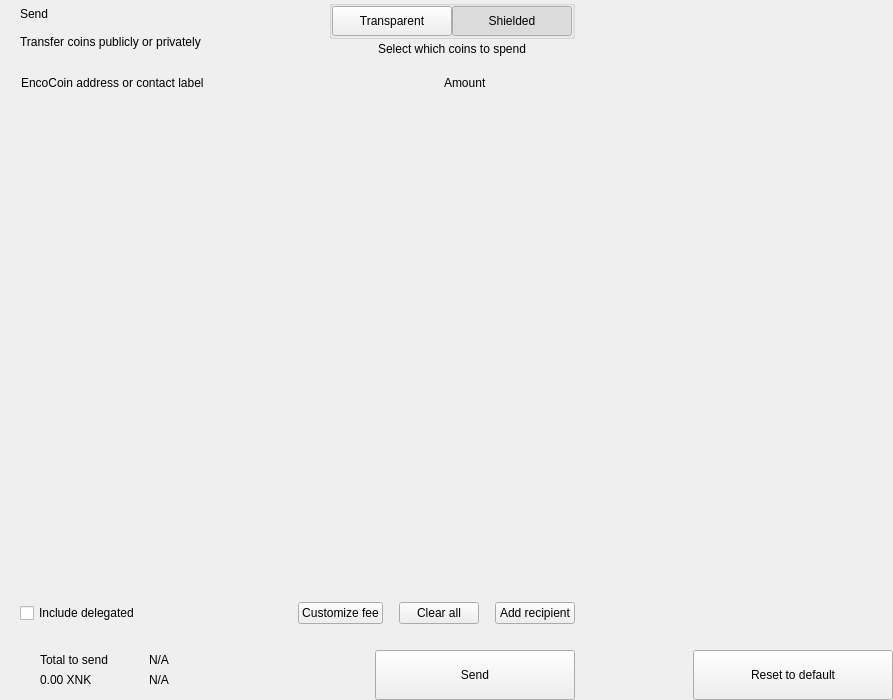
<?xml version="1.0" encoding="UTF-8"?>
<ui version="4.0">
 <class>send</class>
 <widget class="QWidget" name="send">
  <property name="geometry">
   <rect>
    <x>0</x>
    <y>0</y>
    <width>893</width>
    <height>700</height>
   </rect>
  </property>
  <property name="windowTitle">
   <string>Form</string>
  </property>
  <layout class="QHBoxLayout" name="horizontalLayout_2" stretch="2,1">
   <property name="spacing">
    <number>0</number>
   </property>
   <property name="leftMargin">
    <number>0</number>
   </property>
   <property name="topMargin">
    <number>0</number>
   </property>
   <property name="rightMargin">
    <number>0</number>
   </property>
   <property name="bottomMargin">
    <number>0</number>
   </property>
   <item>
    <widget class="QWidget" name="left" native="true">
     <layout class="QVBoxLayout" name="verticalLayout_3">
      <property name="spacing">
       <number>0</number>
      </property>
      <property name="leftMargin">
       <number>0</number>
      </property>
      <property name="topMargin">
       <number>0</number>
      </property>
      <property name="rightMargin">
       <number>0</number>
      </property>
      <property name="bottomMargin">
       <number>0</number>
      </property>
      <item>
       <layout class="QVBoxLayout" name="verticalLayout_22" stretch="0,0,0,1,0,0,0,0">
        <property name="spacing">
         <number>0</number>
        </property>
        <item>
         <layout class="QHBoxLayout" name="horizontalLayout_3">
          <property name="spacing">
           <number>0</number>
          </property>
          <property name="leftMargin">
           <number>20</number>
          </property>
          <property name="rightMargin">
           <number>20</number>
          </property>
          <item>
           <layout class="QVBoxLayout" name="verticalLayout">
            <property name="spacing">
             <number>0</number>
            </property>
            <item>
             <widget class="QLabel" name="labelTitle">
              <property name="text">
               <string>Send</string>
              </property>
              <property name="alignment">
               <set>Qt::AlignLeading|Qt::AlignLeft|Qt::AlignVCenter</set>
              </property>
             </widget>
            </item>
            <item>
             <widget class="QLabel" name="labelSubtitle1">
              <property name="text">
               <string>Transfer coins publicly or privately</string>
			  </property>
             </widget>
            </item>
           </layout>
          </item>
          <item>
           <spacer name="horizontalSpacer">
            <property name="orientation">
             <enum>Qt::Horizontal</enum>
            </property>
            <property name="sizeHint" stdset="0">
             <size>
              <width>40</width>
              <height>20</height>
             </size>
            </property>
           </spacer>
          </item>
          <item>
           <layout class="QVBoxLayout" name="verticalLayout_6">
            <property name="spacing">
             <number>3</number>
            </property>
            <item alignment="Qt::AlignHCenter">
             <widget class="QGroupBox" name="groupBox">
              <property name="styleSheet">
               <string notr="true">#groupBox{
padding-top:2px;
}</string>
              </property>
              <property name="title">
               <string/>
              </property>
              <property name="alignment">
               <set>Qt::AlignCenter</set>
              </property>
              <layout class="QHBoxLayout" name="horizontalLayout_4">
               <property name="spacing">
                <number>0</number>
               </property>
               <property name="leftMargin">
                <number>0</number>
               </property>
               <property name="topMargin">
                <number>0</number>
               </property>
               <property name="rightMargin">
                <number>0</number>
               </property>
               <property name="bottomMargin">
                <number>0</number>
               </property>
               <item>
                <widget class="QPushButton" name="pushLeft">
                 <property name="minimumSize">
                  <size>
                   <width>120</width>
                   <height>30</height>
                  </size>
                 </property>
                 <property name="maximumSize">
                  <size>
                   <width>120</width>
                   <height>30</height>
                  </size>
                 </property>
                 <property name="focusPolicy">
                  <enum>Qt::NoFocus</enum>
                 </property>
                 <property name="text">
                  <string>Transparent</string>
                 </property>
                 <property name="checkable">
                  <bool>true</bool>
                 </property>
                 <property name="autoExclusive">
                  <bool>true</bool>
                 </property>
                </widget>
               </item>
               <item>
                <widget class="QPushButton" name="pushRight">
                 <property name="minimumSize">
                  <size>
                   <width>120</width>
                   <height>30</height>
                  </size>
                 </property>
                 <property name="maximumSize">
                  <size>
                   <width>120</width>
                   <height>30</height>
                  </size>
                 </property>
                 <property name="focusPolicy">
                  <enum>Qt::NoFocus</enum>
                 </property>
                 <property name="text">
                  <string>Shielded</string>
                 </property>
                 <property name="checkable">
                  <bool>true</bool>
                 </property>
                 <property name="checked">
                  <bool>true</bool>
                 </property>
                 <property name="autoExclusive">
                  <bool>true</bool>
                 </property>
                </widget>
               </item>
              </layout>
             </widget>
            </item>
            <item alignment="Qt::AlignHCenter|Qt::AlignTop">
             <widget class="QLabel" name="labelSubtitle2">
              <property name="styleSheet">
               <string notr="true"/>
              </property>
              <property name="text">
               <string>Select which coins to spend</string>
              </property>
              <property name="alignment">
               <set>Qt::AlignCenter</set>
              </property>
              <property name="indent">
               <number>0</number>
              </property>
             </widget>
            </item>
           </layout>
          </item>
         </layout>
        </item>
        <item>
         <spacer name="verticalSpacer_2">
          <property name="orientation">
           <enum>Qt::Vertical</enum>
          </property>
          <property name="sizeType">
           <enum>QSizePolicy::Fixed</enum>
          </property>
          <property name="sizeHint" stdset="0">
           <size>
            <width>20</width>
            <height>20</height>
           </size>
          </property>
         </spacer>
        </item>
        <item>
         <layout class="QHBoxLayout" name="horizontalLayout" stretch="6,0,2">
          <property name="spacing">
           <number>0</number>
          </property>
          <property name="leftMargin">
           <number>10</number>
          </property>
          <property name="topMargin">
           <number>0</number>
          </property>
          <property name="rightMargin">
           <number>20</number>
          </property>
          <property name="bottomMargin">
           <number>0</number>
          </property>
          <item>
           <widget class="QLabel" name="labelSubtitleAddress">
            <property name="styleSheet">
             <string notr="true">margin-left:8px;</string>
            </property>
            <property name="text">
             <string>EncoCoin address or contact label</string>
            </property>
           </widget>
          </item>
          <item>
           <spacer name="horizontalSpacer_3">
            <property name="orientation">
             <enum>Qt::Horizontal</enum>
            </property>
            <property name="sizeType">
             <enum>QSizePolicy::Fixed</enum>
            </property>
            <property name="sizeHint" stdset="0">
             <size>
              <width>40</width>
              <height>1</height>
             </size>
            </property>
           </spacer>
          </item>
          <item>
           <widget class="QLabel" name="labelSubtitleAmount">
            <property name="text">
             <string>Amount</string>
            </property>
           </widget>
          </item>
         </layout>
        </item>
        <item>
         <widget class="QScrollArea" name="scrollArea">
          <property name="minimumSize">
           <size>
            <width>0</width>
            <height>350</height>
           </size>
          </property>
          <property name="styleSheet">
           <string notr="true">#scrollArea {
            background:transparent;
            margin-top:10px;
}</string>
          </property>
          <property name="horizontalScrollBarPolicy">
           <enum>Qt::ScrollBarAlwaysOff</enum>
          </property>
          <property name="sizeAdjustPolicy">
           <enum>QAbstractScrollArea::AdjustIgnored</enum>
          </property>
          <property name="widgetResizable">
           <bool>true</bool>
          </property>
          <property name="alignment">
           <set>Qt::AlignLeading|Qt::AlignLeft|Qt::AlignTop</set>
          </property>
          <widget class="QWidget" name="scrollAreaWidgetContents">
           <property name="geometry">
            <rect>
             <x>0</x>
             <y>0</y>
             <width>591</width>
             <height>16</height>
            </rect>
           </property>
           <property name="sizePolicy">
            <sizepolicy hsizetype="Preferred" vsizetype="Maximum">
             <horstretch>0</horstretch>
             <verstretch>0</verstretch>
            </sizepolicy>
           </property>
           <property name="autoFillBackground">
            <bool>false</bool>
           </property>
           <property name="styleSheet">
            <string notr="true">#scrollAreaWidgetContents {
             background:transparent;
             }</string>
           </property>
           <layout class="QVBoxLayout" name="verticalLayout_7">
            <property name="spacing">
             <number>0</number>
            </property>
            <property name="sizeConstraint">
             <enum>QLayout::SetDefaultConstraint</enum>
            </property>
            <property name="leftMargin">
             <number>0</number>
            </property>
            <property name="topMargin">
             <number>0</number>
            </property>
            <property name="rightMargin">
             <number>0</number>
            </property>
            <property name="bottomMargin">
             <number>0</number>
            </property>
           </layout>
          </widget>
         </widget>
        </item>
        <item>
         <spacer name="verticalSpacer_4">
          <property name="orientation">
           <enum>Qt::Vertical</enum>
          </property>
          <property name="sizeType">
           <enum>QSizePolicy::Fixed</enum>
          </property>
          <property name="sizeHint" stdset="0">
           <size>
            <width>20</width>
            <height>20</height>
           </size>
          </property>
         </spacer>
        </item>
        <item>
         <layout class="QHBoxLayout" name="horizontalLayout_20">
          <property name="spacing">
           <number>6</number>
          </property>
          <property name="leftMargin">
           <number>20</number>
          </property>
          <property name="rightMargin">
           <number>20</number>
          </property>
          <item>
           <widget class="QCheckBox" name="checkBoxDelegations">
            <property name="layoutDirection">
             <enum>Qt::LeftToRight</enum>
            </property>
            <property name="text">
             <string>Include delegated</string>
            </property>
           </widget>
          </item>
          <item>
           <spacer name="horizontalSpacer_4">
            <property name="orientation">
             <enum>Qt::Horizontal</enum>
            </property>
            <property name="sizeHint" stdset="0">
             <size>
              <width>10</width>
              <height>20</height>
             </size>
            </property>
           </spacer>
          </item>
          <item>
           <widget class="QPushButton" name="pushButtonFee">
            <property name="focusPolicy">
             <enum>Qt::NoFocus</enum>
            </property>
            <property name="text">
             <string>Customize fee</string>
            </property>
           </widget>
          </item>
          <item>
           <spacer name="horizontalSpacer_11">
            <property name="orientation">
             <enum>Qt::Horizontal</enum>
            </property>
            <property name="sizeType">
             <enum>QSizePolicy::Minimum</enum>
            </property>
            <property name="sizeHint" stdset="0">
             <size>
              <width>10</width>
              <height>20</height>
             </size>
            </property>
           </spacer>
          </item>
          <item>
           <widget class="QPushButton" name="pushButtonClear">
            <property name="focusPolicy">
             <enum>Qt::NoFocus</enum>
            </property>
            <property name="layoutDirection">
             <enum>Qt::RightToLeft</enum>
            </property>
            <property name="text">
             <string>Clear all</string>
            </property>
           </widget>
          </item>
          <item>
           <spacer name="horizontalSpacer_6">
            <property name="orientation">
             <enum>Qt::Horizontal</enum>
            </property>
            <property name="sizeType">
             <enum>QSizePolicy::Fixed</enum>
            </property>
            <property name="sizeHint" stdset="0">
             <size>
              <width>10</width>
              <height>20</height>
             </size>
            </property>
           </spacer>
          </item>
          <item>
           <widget class="QPushButton" name="pushButtonAddRecipient">
            <property name="focusPolicy">
             <enum>Qt::NoFocus</enum>
            </property>
            <property name="text">
             <string>Add recipient</string>
            </property>
           </widget>
          </item>
         </layout>
        </item>
        <item>
         <spacer name="verticalSpacer">
          <property name="orientation">
           <enum>Qt::Vertical</enum>
          </property>
          <property name="sizeType">
           <enum>QSizePolicy::Fixed</enum>
          </property>
          <property name="sizeHint" stdset="0">
           <size>
            <width>20</width>
            <height>16</height>
           </size>
          </property>
         </spacer>
        </item>
        <item>
         <layout class="QHBoxLayout" name="horizontalLayout_7">
          <property name="rightMargin">
           <number>20</number>
          </property>
          <item>
           <layout class="QHBoxLayout" name="horizontalLayout_10">
            <property name="spacing">
             <number>0</number>
            </property>
            <property name="leftMargin">
             <number>8</number>
            </property>
            <item>
             <widget class="QStackedWidget" name="stackedWidget">
              <property name="minimumSize">
               <size>
                <width>0</width>
                <height>60</height>
               </size>
              </property>
              <property name="maximumSize">
               <size>
                <width>16777215</width>
                <height>60</height>
               </size>
              </property>
              <widget class="QWidget" name="page1">
               <layout class="QVBoxLayout" name="verticalLayout_71" stretch="0">
                <property name="spacing">
                 <number>6</number>
                </property>
                <property name="leftMargin">
                 <number>12</number>
                </property>
                <property name="topMargin">
                 <number>0</number>
                </property>
                <property name="rightMargin">
                 <number>0</number>
                </property>
                <property name="bottomMargin">
                 <number>0</number>
                </property>
                <item>
                 <widget class="QWidget" name="coinWidget" native="true">
                  <property name="minimumSize">
                   <size>
                    <width>0</width>
                    <height>60</height>
                   </size>
                  </property>
                  <property name="maximumSize">
                   <size>
                    <width>16777215</width>
                    <height>60</height>
                   </size>
                  </property>
                  <layout class="QHBoxLayout" name="horizontalLayout_9">
                   <property name="spacing">
                    <number>0</number>
                   </property>
                   <property name="leftMargin">
                    <number>20</number>
                   </property>
                   <property name="topMargin">
                    <number>10</number>
                   </property>
                   <property name="rightMargin">
                    <number>20</number>
                   </property>
                   <property name="bottomMargin">
                    <number>10</number>
                   </property>
                   <item>
                    <layout class="QVBoxLayout" name="verticalSend">
                     <property name="spacing">
                      <number>0</number>
                     </property>
                     <item>
                      <widget class="QLabel" name="labelTitleTotalSend">
                       <property name="text">
                        <string>Total to send</string>
                       </property>
                      </widget>
                     </item>
                     <item>
                      <widget class="QLabel" name="labelAmountSend">
                       <property name="text">
                        <string notr="true">0.00 XNK</string>
                       </property>
                      </widget>
                     </item>
                    </layout>
                   </item>
                   <item>
                    <spacer name="horizontalSpacer_9">
                     <property name="orientation">
                      <enum>Qt::Horizontal</enum>
                     </property>
                     <property name="sizeType">
                      <enum>QSizePolicy::Fixed</enum>
                     </property>
                     <property name="sizeHint" stdset="0">
                      <size>
                       <width>20</width>
                       <height>20</height>
                      </size>
                     </property>
                    </spacer>
                   </item>
                   <item>
                    <widget class="QLabel" name="labelLine">
                     <property name="minimumSize">
                      <size>
                       <width>1</width>
                       <height>0</height>
                      </size>
                     </property>
                     <property name="maximumSize">
                      <size>
                       <width>1</width>
                       <height>16777215</height>
                      </size>
                     </property>
                     <property name="text">
                      <string/>
                     </property>
                    </widget>
                   </item>
                   <item>
                    <spacer name="horizontalSpacer_10">
                     <property name="orientation">
                      <enum>Qt::Horizontal</enum>
                     </property>
                     <property name="sizeType">
                      <enum>QSizePolicy::Fixed</enum>
                     </property>
                     <property name="sizeHint" stdset="0">
                      <size>
                       <width>20</width>
                       <height>20</height>
                      </size>
                     </property>
                    </spacer>
                   </item>
                   <item>
                    <layout class="QVBoxLayout" name="verticalRemaining">
                     <property name="spacing">
                      <number>0</number>
                     </property>
                     <item>
                      <widget class="QLabel" name="labelTitleTotalRemaining">
                       <property name="text">
                        <string notr="true">N/A</string>
                       </property>
                      </widget>
                     </item>
                     <item>
                      <widget class="QLabel" name="labelAmountRemaining">
                       <property name="text">
                        <string notr="true">N/A</string>
                       </property>
                      </widget>
                     </item>
                    </layout>
                   </item>
                  </layout>
                 </widget>
                </item>
               </layout>
              </widget>
              <widget class="QWidget" name="page_2"/>
             </widget>
            </item>
           </layout>
          </item>
          <item>
           <spacer name="horizontalSpacer_5">
            <property name="orientation">
             <enum>Qt::Horizontal</enum>
            </property>
            <property name="sizeType">
             <enum>QSizePolicy::Expanding</enum>
            </property>
            <property name="sizeHint" stdset="0">
             <size>
              <width>40</width>
              <height>20</height>
             </size>
            </property>
           </spacer>
          </item>
          <item alignment="Qt::AlignBottom">
           <widget class="QPushButton" name="pushButtonSave">
            <property name="minimumSize">
             <size>
              <width>200</width>
              <height>50</height>
             </size>
            </property>
            <property name="maximumSize">
             <size>
              <width>200</width>
              <height>50</height>
             </size>
            </property>
            <property name="focusPolicy">
             <enum>Qt::NoFocus</enum>
            </property>
            <property name="text">
             <string>Send</string>
            </property>
           </widget>
          </item>
         </layout>
        </item>
       </layout>
      </item>
     </layout>
    </widget>
   </item>
   <item>
    <widget class="QWidget" name="right" native="true">
     <layout class="QVBoxLayout" name="verticalLayout_5">
      <property name="leftMargin">
       <number>0</number>
      </property>
      <property name="topMargin">
       <number>0</number>
      </property>
      <property name="rightMargin">
       <number>0</number>
      </property>
      <property name="bottomMargin">
       <number>0</number>
      </property>
      <item>
       <layout class="QVBoxLayout" name="verticalLayout_4">
        <property name="spacing">
         <number>6</number>
        </property>
        <item>
         <widget class="OptionButton" name="btnCoinControl" native="true">
          <property name="minimumSize">
           <size>
            <width>0</width>
            <height>50</height>
           </size>
          </property>
         </widget>
        </item>
        <item>
         <widget class="OptionButton" name="btnChangeAddress" native="true">
          <property name="minimumSize">
           <size>
            <width>0</width>
            <height>50</height>
           </size>
          </property>
         </widget>
        </item>
        <item>
         <widget class="OptionButton" name="btnUri" native="true">
          <property name="minimumSize">
           <size>
            <width>0</width>
            <height>50</height>
           </size>
          </property>
         </widget>
        </item>
        <item>
         <widget class="OptionButton" name="btnShieldCoins" native="true">
          <property name="minimumSize">
           <size>
            <width>0</width>
            <height>50</height>
           </size>
          </property>
         </widget>
        </item>
        <item>
         <spacer name="verticalSpacer_5">
          <property name="orientation">
           <enum>Qt::Vertical</enum>
          </property>
          <property name="sizeHint" stdset="0">
           <size>
            <width>20</width>
            <height>40</height>
           </size>
          </property>
         </spacer>
        </item>
        <item>
         <layout class="QHBoxLayout" name="horizontalLayout_8">
          <item>
           <spacer name="horizontalSpacer_7">
            <property name="orientation">
             <enum>Qt::Horizontal</enum>
            </property>
            <property name="sizeHint" stdset="0">
             <size>
              <width>40</width>
              <height>20</height>
             </size>
            </property>
           </spacer>
          </item>
          <item>
           <widget class="QPushButton" name="pushButtonReset">
            <property name="minimumSize">
             <size>
              <width>200</width>
              <height>50</height>
             </size>
            </property>
            <property name="maximumSize">
             <size>
              <width>200</width>
              <height>50</height>
             </size>
            </property>
            <property name="focusPolicy">
             <enum>Qt::NoFocus</enum>
            </property>
            <property name="text">
             <string>Reset to default</string>
            </property>
           </widget>
          </item>
         </layout>
        </item>
       </layout>
      </item>
     </layout>
    </widget>
   </item>
  </layout>
 </widget>
 <customwidgets>
  <customwidget>
   <class>OptionButton</class>
   <extends>QWidget</extends>
   <header>qt/encocoin/optionbutton.h</header>
   <container>1</container>
  </customwidget>
 </customwidgets>
 <resources/>
 <connections/>
</ui>
